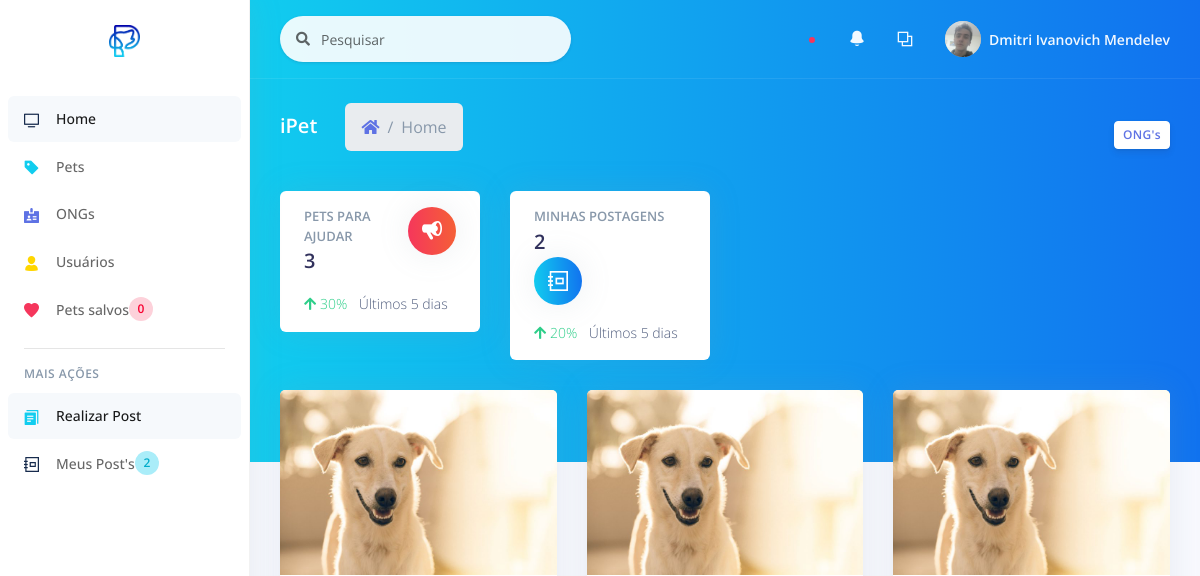
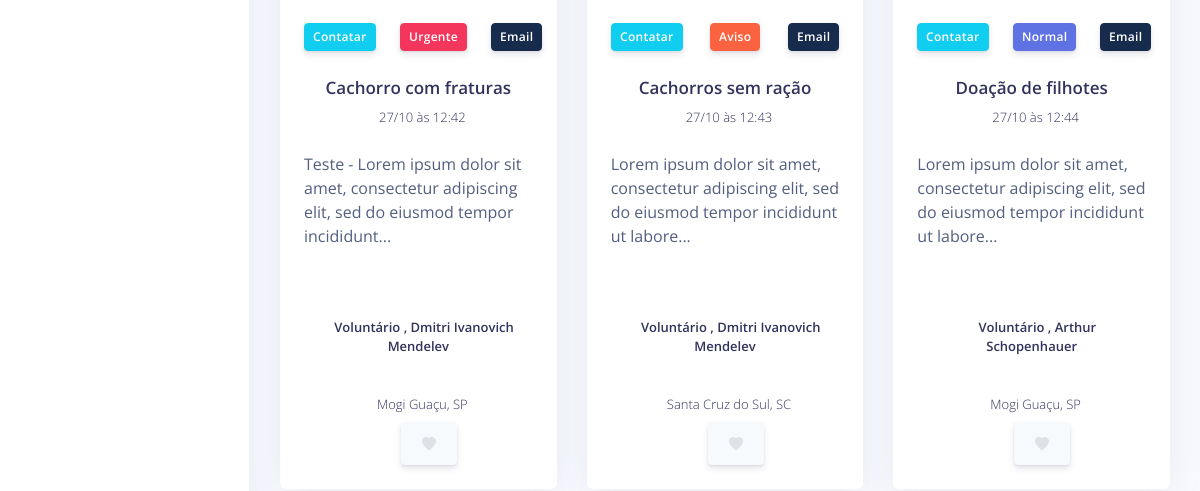
Before: /_site/_adm/home.php (signed in, upper part) with the older database file (2 pictures, top to bottom).
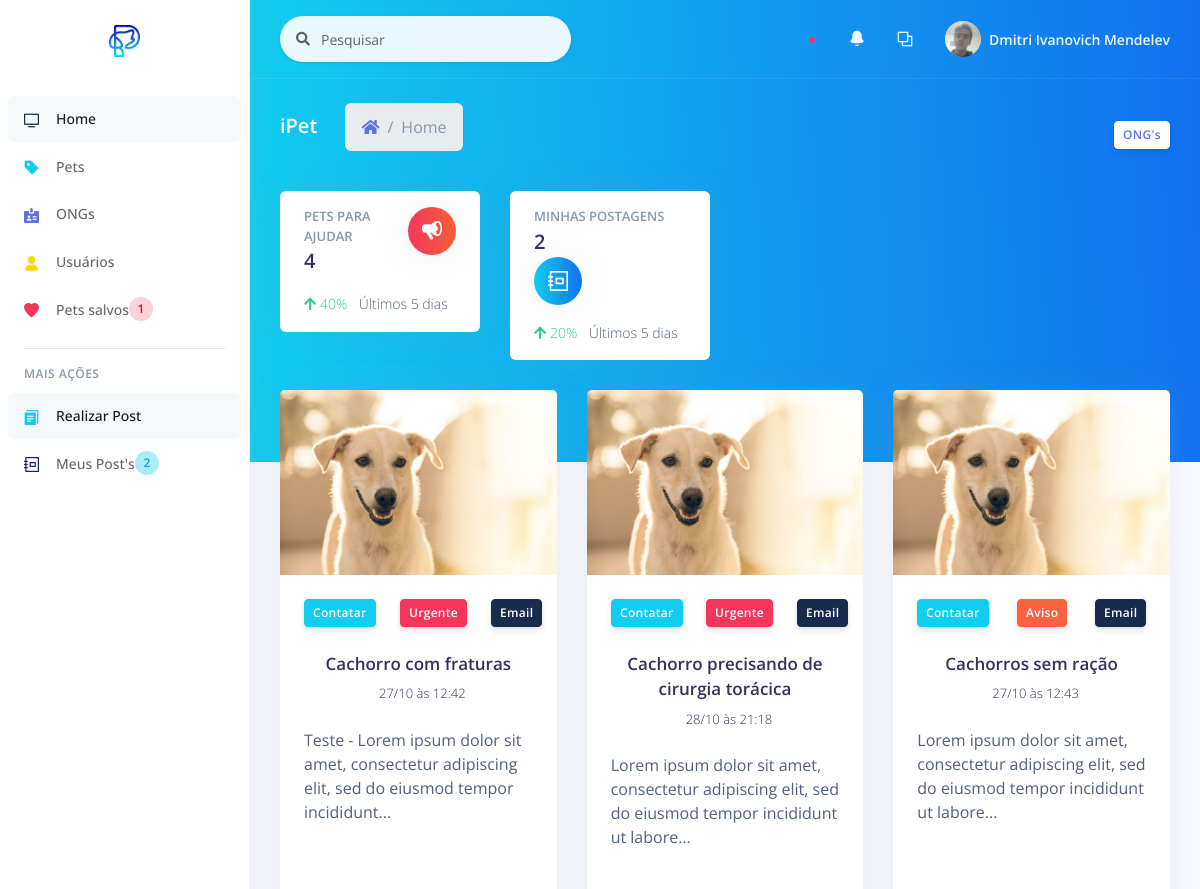
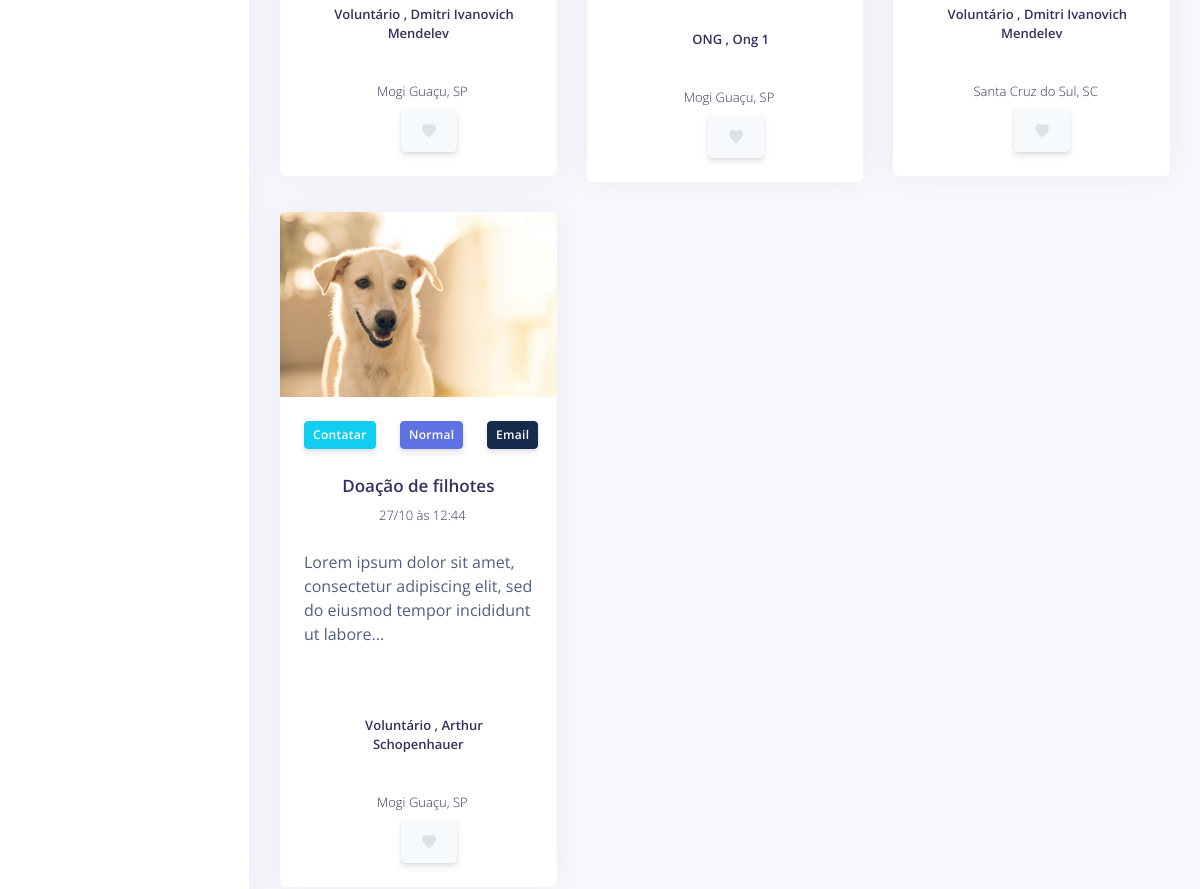
After: the same page with the newer database file (2 pictures, top to bottom).
### tables this page shows
CREATE TABLE `post` (
  `id_post` int(11) NOT NULL,
  `id_author` varchar(11) NOT NULL,
  `cpf_author` varchar(20) NOT NULL,
  `ranking_author` int(11) NOT NULL,
  `author` varchar(100) NOT NULL,
  `city_author` varchar(100) NOT NULL,
  `uf` varchar(2) NOT NULL,
  `title` varchar(100) NOT NULL,
  `text` text NOT NULL,
  `telephone` varchar(30) NOT NULL,
  `email` varchar(100) NOT NULL,
  `instagram` varchar(100) DEFAULT NULL,
  `type` int(11) NOT NULL,
  `created_at` varchar(20) NOT NULL,
  `image` varchar(100) NOT NULL,
  `image_author` varchar(100) NOT NULL
);

### _site/_adm/components/init.php (the view, shortened to what the changed rows need)
          <?php
            $num_page_itens = 6;
            $page = (isset($_GET['page']))? $_GET['page'] : 1;
            $sql_num_post = "SELECT * FROM post";
            $res_num_post = mysqli_query($con, $sql_num_post);
            $init = ($num_page_itens*$page)-$num_page_itens;
            $sql_post = "SELECT * FROM post ORDER BY type DESC LIMIT $init, $num_page_itens";
            $res_post = mysqli_query($con, $sql_post);
            $array_post = mysqli_fetch_assoc($res_post);
            $quanty_posts = mysqli_num_rows($res_num_post);
          ?>
<div class="row">
<?php
  if($quanty_posts):
  do{
?>
  <div class="col-xl-4 order-xl-2">
    <div class="card card-profile">
      <img src="<?= PUBLICO . 'img/posts/' . $array_post['image']; ?>" alt="Imagem de perfil" class="card-img-top">
      <div class="card-header text-center border-0 pt-8 pt-md-4 pb-0 pb-md-4">
        <div class="d-flex justify-content-between">
          <button type="button" data-toggle="modal" class="btn btn-sm btn-info  mr-4" data-target="#modalContatar<?= $array_post['id_post']; ?>">Contatar</button>
          <button type="button" data-toggle="modal" class="btn btn-sm btn-<?php
            if($array_post['type'] == 3){
              echo "danger";
            } elseif ($array_post['type'] == 2) {
              echo "warning";
            } else{
              echo "primary";
            }
          ?>  mr-4" data-target="<?php
          if($array_post['type'] == 3){
            echo "#modal-notification-danger" . $array_post['id_post'];
          } elseif ($array_post['type'] == 2) {
            echo "#modal-notification-warning" . $array_post['id_post'];
          } else{
            echo "#modal-notification-primary" . $array_post['id_post'];
          }
        ?>
          ">
          <?php
            if($array_post['type'] == 3){
              echo "Urgente";
            } elseif ($array_post['type'] == 2) {
              echo "Aviso";
            } else{
              echo "Normal";
            }
          ?>
          </button>
          <button type="button" data-toggle="modal" class="btn btn-sm btn-default float-right" data-target="#modalEmail<?= $array_post['id_post']; ?>">Email</button>
        </div>
      </div>
      <div class="card-body pt-0">
        <div class="text-center">
          <h5 class="h3">
            <?= $array_post['title']; ?>
          </h5>
          <div class="h5 font-weight-300">
          <?php
          $date = date_create($array_post['created_at']);
          ?>
            <i class="ni location_pin mr-2"></i><?= date_format($date, 'd/m') . " às " . date_format($date, 'H:i') ?>
          </div>
        </div>
        <div class="row">
          <div class="col">
            <div class="card-profile-stats d-flex">
            <?php
            $string = strip_tags($array_post['text']);
            if (strlen($string) > 100) {
                $stringCut = substr($string, 0, 100);
                $endPoint = strrpos($stringCut, ' ');
                $string = $endPoint? substr($stringCut, 0, $endPoint) : substr($stringCut, 0);
                $string .= '...';
            }
            echo $string;
            ?>
            </div>
          </div>
        </div>
        <div class="row">
          <div class="col">
            <div class="card-profile-stats d-flex justify-content-center">
            <div class="h5 mt-4">
              <?php
              if($array_post['ranking_author'] == 1){
                echo "Voluntário";
              } elseif ($array_post['ranking_author'] == 2) {
                echo "ONG";
              } elseif ($array_post['ranking_author'] == 3) {
                echo "Administrador";
              } else {
                echo "Oops, ocorreu um erro...";
              }
            ?> , <?= $array_post['author']; ?>
            </div>
            </div>
          </div>
        </div>
        <div>
            <div class="text-center">
            <div class="h5 font-weight-300">
              <i class="ni location_pin mr-2"></i><?= $array_post['city_author'] . ", " . $array_post['uf']; ?>
            </div>
            </div>
          </div>
        <div class="row justify-content-center">
          <div class="col col-lg-3 order-lg-2">
            <button class="btn btn-icon btn-secondary" type="button">
             <span class="btn-inner--icon">
                <?= "<a href='" . BASE . "_site/_user/edit/edit_fav_set.php?id=" . $array_post['id_post'] . "' ><span class='btn-inner--icon'><i class='ni ni-favourite-28' style='color: #dee2e6;'></i></span></a>";?>
              </span>
            </button>
          </div>
        </div>
      </div>
    </div>
  </div>
<?php
  } while($array_post = mysqli_fetch_assoc($res_post));
?>
</div>
<?php endif; ?>

### _site/_adm/components/sidenav.php (shortened to what the changed rows need)
<nav class="sidenav navbar navbar-vertical  fixed-left  navbar-expand-xs navbar-light bg-white" id="sidenav-main">
  <div class="scrollbar-inner">
    <div class="navbar-inner">
    <?php
    $id = $_SESSION['user_id'];
    ?>
      <div class="collapse navbar-collapse" id="sidenav-collapse-main">
        <ul class="navbar-nav">
          <li class="nav-item">
          <?php
          $sql_count_favorite = "SELECT * FROM favorite WHERE user_id = '$id'";
          $res_count_favorite = mysqli_query($con, $sql_count_favorite);
          $count_favorite = mysqli_num_rows($res_count_favorite);
          ?>
            <a class="nav-link" href="<?= BASE . '_site/_user/list/list_favs.php';?>">
              <i class="ni ni-favourite-28 text-danger"></i>
              <span class="nav-link-text">Pets salvos</span>
              <span class="badge badge-md badge-circle badge-floating badge-danger border-white"><?= $count_favorite;?></span>
            </a>
          </li>
        </ul>
      </div>
    </div>
  </div>
</nav>

### _site/_adm/components/header.php (shortened to what the changed rows need)
<div class="header bg-gradient-info pb-6">
  <div class="container-fluid">
    <div class="header-body">
      <?php
      $sql_count_global_post = "SELECT * FROM post";
      $res_count_global_post = mysqli_query($con, $sql_count_global_post);
      $count_global_post = mysqli_num_rows($res_count_global_post);
      ?>
      <div class="row">
        <div class="col-xl-3 col-md-6">
          <div class="card card-stats">
            <div class="card-body">
              <div class="row">
                <div class="col">
                  <h5 class="card-title text-uppercase text-muted mb-0">Pets para ajudar</h5>
                  <span class="h2 font-weight-bold mb-0"><?= $count_global_post;?></span>
                </div>
              </div>
              <p class="mt-3 mb-0 text-sm">
                <span class="text-success mr-2"><i class="fa fa-arrow-up"></i> <?= $count_global_post; ?>0%</span>
                <span class="text-nowrap">Últimos 5 dias</span>
              </p>
            </div>
          </div>
        </div>
      </div>
    </div>
  </div>
</div>

Changed rows visible on the page:
added post: image (picture), type "Urgente", title "Cachorro precisando de cirurgia torácica", created_at "28/10", created_at "21:18", text "Lorem ipsum dolor sit amet, consectetur adipiscing elit, sed do eiusmod tempor incididunt ut labore...", ranking_author "ONG", author "Ong 1", city_author "Mogi Guaçu", uf "SP"
Other visible differences:
$count_favorite: "0" → "1"
$count_global_post: "3" → "4"
